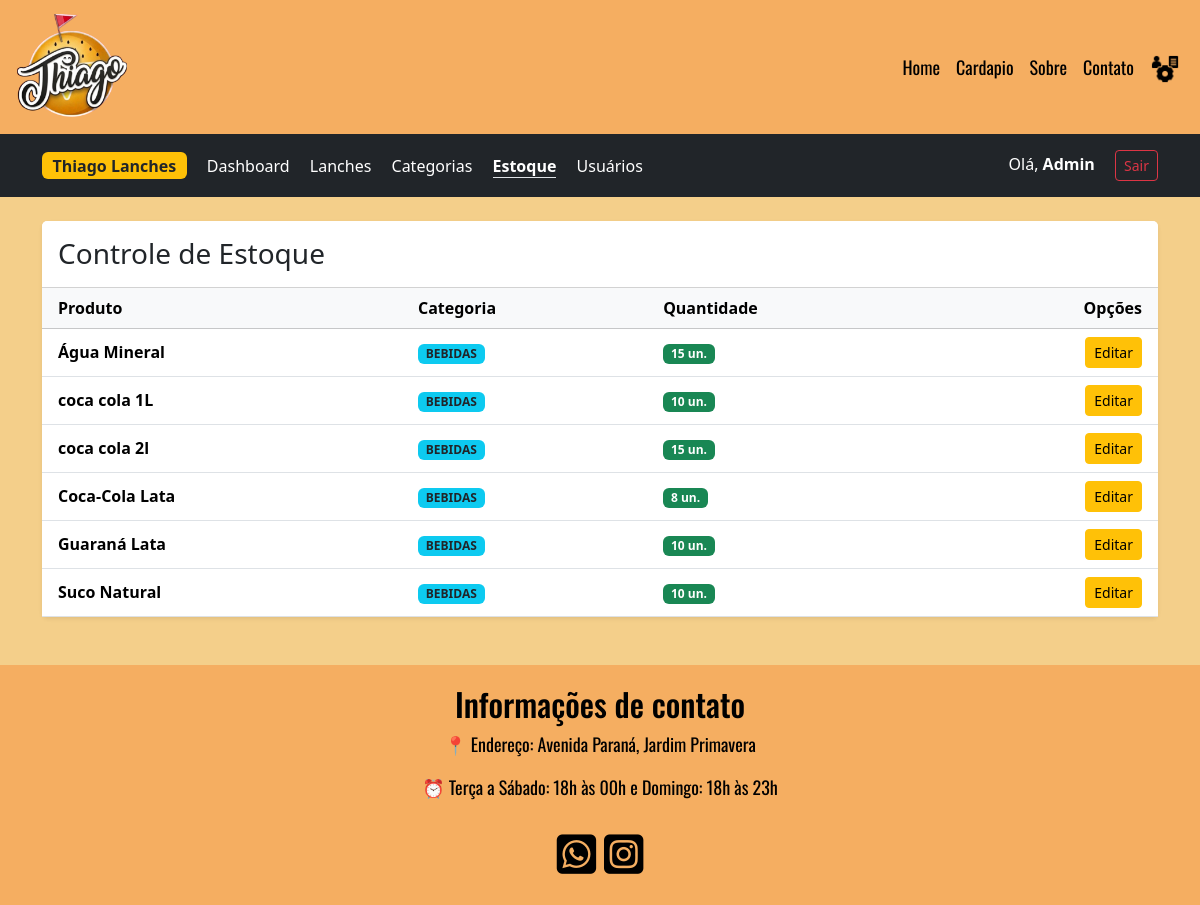
/index.php?param=admin&aba=estoque (signed in), run on the app's committed database.
### tables this page shows
CREATE TABLE `estoque` (
  `id_estoque` int(11) NOT NULL,
  `id_produto` int(11) NOT NULL,
  `quantidade` int(11) NOT NULL DEFAULT 0
);

CREATE TABLE `produto` (
  `id_produto` int(11) NOT NULL,
  `id_categoria` int(11) NOT NULL,
  `nome_lanches` varchar(100) NOT NULL,
  `preco` float(10,2) NOT NULL,
  `popular` tinyint(1) DEFAULT 0,
  `ingredientes` text DEFAULT NULL
);

CREATE TABLE `categoria` (
  `id_categoria` int(11) NOT NULL,
  `nome_categoria` varchar(100) NOT NULL
);

### pagina/estoque/listar.php (the view)
<div class="card shadow-sm border-0">
    <div class="card-header bg-white d-flex justify-content-between align-items-center py-3">
        <h3 class="m-0">Controle de Estoque</h3>
    </div>
    <div class="card-body p-0">
        <table class="table table-hover align-middle mb-0">
            <thead class="table-light">
                <tr>
                    <th class="ps-3">Produto</th>
                    <th>Categoria</th>
                    <th>Quantidade</th>
                    <th class="text-end pe-3">Opções</th>
                </tr>
            </thead>
            <tbody>
                <?php
                $sql = "SELECT e.id_estoque, e.quantidade, p.nome_lanches, c.nome_categoria
                        FROM estoque e
                        JOIN produto p ON e.id_produto = p.id_produto
                        JOIN categoria c ON p.id_categoria = c.id_categoria
                        WHERE UPPER(c.nome_categoria) = 'BEBIDAS'
                        ORDER BY p.nome_lanches";
                $res = $conn->query($sql);
                if ($res && $res->num_rows > 0):
                    while ($row = $res->fetch_assoc()):
                        $corBadge = $row['quantidade'] < 5 ? 'bg-danger' : 'bg-success';
                ?>
                    <tr>
                        <td class="ps-3 fw-bold"><?php echo $row['nome_lanches']; ?></td>
                        <td><span class="badge bg-info text-dark"><?php echo $row['nome_categoria']; ?></span></td>
                        <td><span class="badge <?php echo $corBadge; ?>"><?php echo $row['quantidade']; ?> un.</span></td>
                        <td class="text-end pe-3">
                            <a href="index.php?param=admin&aba=estoque&acao=editar&id=<?php echo $row['id_estoque']; ?>" class="btn btn-warning btn-sm">Editar</a>
                        </td>
                    </tr>
                <?php endwhile; endif; ?>
            </tbody>
        </table>
    </div>
</div>

### css/index.css (style rules this page uses)
* { margin: 0; padding: 0; }
body { background-color:#f4cf8a; }

### data on the page
estoque: id_produto.nome_lanches "Água Mineral", categoria.nome_categoria "BEBIDAS", quantidade "15"
estoque: id_produto.nome_lanches "coca cola 1L", categoria.nome_categoria "BEBIDAS", quantidade "10"
estoque: id_produto.nome_lanches "coca cola 2l", categoria.nome_categoria "BEBIDAS", quantidade "15"
estoque: id_produto.nome_lanches "Coca-Cola Lata", categoria.nome_categoria "BEBIDAS", quantidade "8"
estoque: id_produto.nome_lanches "Guaraná Lata", categoria.nome_categoria "BEBIDAS", quantidade "10"
estoque: id_produto.nome_lanches "Suco Natural", categoria.nome_categoria "BEBIDAS", quantidade "10"

### other printed values
$_SESSION["thiagolanche"]["nome"] "Admin"
